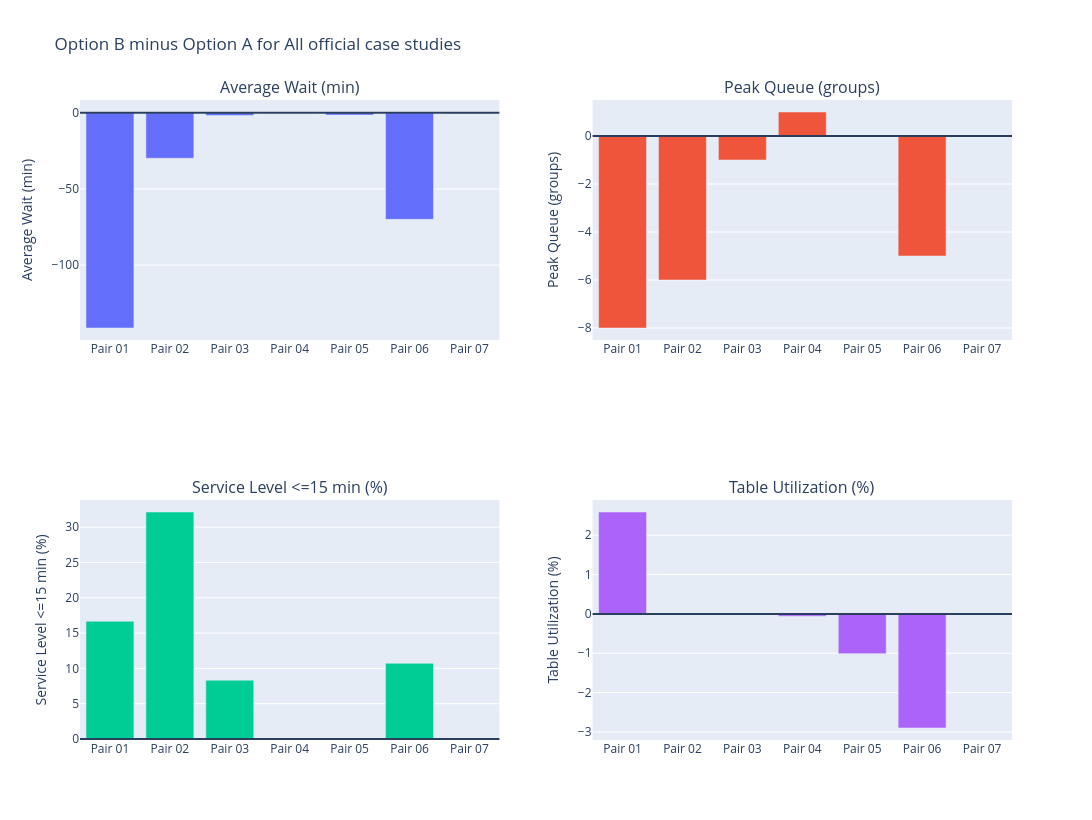

Notebook code for this chart:
### Markdown cell above
## Delta Analysis

This section focuses on the change from Option A to Option B, helping the reader understand what actually improves, worsens, or stays flat after switching policies.

### Code cell
interesting_delta_metrics = [
    "average_wait_time",
    "max_queue_length",
    "service_level_within_15_min",
    "table_utilization_overall",
]
delta_columns = ["pair", "scenario", *[metric_label(metric) for metric in interesting_delta_metrics]]

delta_rows_for_display = [
    {
        "pair": short_case_label(case_lookup[row["case_study"]]),
        "scenario": row["title"],
        **{
            metric_label(metric): format_delta_value(metric, row[metric])
            for metric in interesting_delta_metrics
        },
    }
    for row in delta_rows
]

display(render_table(delta_rows_for_display, delta_columns))

go, make_subplots, plotly_error = load_plotly()
if go is None:
    print(f"Plotly is not available in this kernel ({plotly_error}). The delta table above still shows the B minus A changes.")
else:
    delta_chart = make_subplots(
        rows=2,
        cols=2,
        subplot_titles=tuple(metric_label(metric) for metric in interesting_delta_metrics),
    )
    positions = [(1, 1), (1, 2), (2, 1), (2, 2)]
    case_labels = [short_case_label(case_lookup[row["case_study"]]) for row in delta_rows]
    for metric, (row_idx, col_idx) in zip(interesting_delta_metrics, positions):
        delta_chart.add_trace(
            go.Bar(
                name=metric_label(metric),
                x=case_labels,
                y=[scale_metric(metric, row[metric]) for row in delta_rows],
            ),
            row=row_idx,
            col=col_idx,
        )
        delta_chart.add_hline(y=0, row=row_idx, col=col_idx)
        delta_chart.update_yaxes(title_text=metric_label(metric), row=row_idx, col=col_idx)
    delta_chart.update_layout(
        title=f"Option B minus Option A for {selected_case_label}",
        height=820,
        width=1180,
        showlegend=False,
    )
    delta_chart.show()

largest_wait_gain = min(delta_rows, key=lambda row: row["average_wait_time"])
largest_service_gain = max(delta_rows, key=lambda row: row["service_level_within_15_min"])
largest_util_shift = max(delta_rows, key=lambda row: abs(row["table_utilization_overall"]))
util_direction = "increased" if largest_util_shift["table_utilization_overall"] > 0 else "decreased"

display(
    Markdown(
        "### Delta reading guide\n"
        "- For **Average Wait** and **Peak Queue**, a negative delta means Option B relieved congestion relative to Option A.\n"
        "- For **Service Level** and **Table Utilization**, a positive delta means Option B improved the outcome.\n"
        f"- The biggest wait reduction in the current selection is **{largest_wait_gain['title']}**, with a change of **{format_delta_value('average_wait_time', largest_wait_gain['average_wait_time'])}**.\n"
        f"- The strongest service-level gain appears in **{largest_service_gain['title']}**, at **{format_delta_value('service_level_within_15_min', largest_service_gain['service_level_within_15_min'])}**.\n"
        f"- The largest utilization shift appears in **{largest_util_shift['title']}**, where Option B **{util_direction}** utilization by **{format_delta_value('table_utilization_overall', largest_util_shift['table_utilization_overall'])}**."
    )
)

### Figure 1 — Plotly figure (JSON) as saved in the notebook; plotly's stock layout.template omitted (floating-point values rounded to 4 significant figures)
{"data": [{"name": "Average Wait (min)", "type": "bar", "x": ["Pair 01", "Pair 02", "Pair 03", "Pair 04", "Pair 05", "Pair 06", "Pair 07"], "xaxis": "x", "y": [-141.2, -29.89, -1.806, 0.4516, -1.567, -69.96, -0.3667], "yaxis": "y"}, {"name": "Peak Queue (groups)", "type": "bar", "x": ["Pair 01", "Pair 02", "Pair 03", "Pair 04", "Pair 05", "Pair 06", "Pair 07"], "xaxis": "x2", "y": [-8.0, -6.0, -1.0, 1.0, 0.0, -5.0, 0.0], "yaxis": "y2"}, {"name": "Service Level <=15 min (%)", "type": "bar", "x": ["Pair 01", "Pair 02", "Pair 03", "Pair 04", "Pair 05", "Pair 06", "Pair 07"], "xaxis": "x3", "y": [16.67, 32.15, 8.33, 0.0, 0.0, 10.72, 0.0], "yaxis": "y3"}, {"name": "Table Utilization (%)", "type": "bar", "x": ["Pair 01", "Pair 02", "Pair 03", "Pair 04", "Pair 05", "Pair 06", "Pair 07"], "xaxis": "x4", "y": [2.59, 0.0, 0.0, -0.06, -1.01, -2.9, 0.0], "yaxis": "y4"}], "layout": {"annotations": [{"font": {"size": 16}, "showarrow": false, "text": "Average Wait (min)", "x": 0.225, "xanchor": "center", "xref": "paper", "y": 1.0, "yanchor": "bottom", "yref": "paper"}, {"font": {"size": 16}, "showarrow": false, "text": "Peak Queue (groups)", "x": 0.775, "xanchor": "center", "xref": "paper", "y": 1.0, "yanchor": "bottom", "yref": "paper"}, {"font": {"size": 16}, "showarrow": false, "text": "Service Level <=15 min (%)", "x": 0.225, "xanchor": "center", "xref": "paper", "y": 0.375, "yanchor": "bottom", "yref": "paper"}, {"font": {"size": 16}, "showarrow": false, "text": "Table Utilization (%)", "x": 0.775, "xanchor": "center", "xref": "paper", "y": 0.375, "yanchor": "bottom", "yref": "paper"}], "height": 820, "shapes": [{"type": "line", "x0": 0, "x1": 1, "xref": "x domain", "y0": 0, "y1": 0, "yref": "y"}, {"type": "line", "x0": 0, "x1": 1, "xref": "x2 domain", "y0": 0, "y1": 0, "yref": "y2"}, {"type": "line", "x0": 0, "x1": 1, "xref": "x3 domain", "y0": 0, "y1": 0, "yref": "y3"}, {"type": "line", "x0": 0, "x1": 1, "xref": "x4 domain", "y0": 0, "y1": 0, "yref": "y4"}], "showlegend": false, "title": {"text": "Option B minus Option A for All official case studies"}, "width": 1180, "xaxis": {"anchor": "y", "domain": [0.0, 0.45]}, "xaxis2": {"anchor": "y2", "domain": [0.55, 1.0]}, "xaxis3": {"anchor": "y3", "domain": [0.0, 0.45]}, "xaxis4": {"anchor": "y4", "domain": [0.55, 1.0]}, "yaxis": {"anchor": "x", "domain": [0.625, 1.0], "title": {"text": "Average Wait (min)"}}, "yaxis2": {"anchor": "x2", "domain": [0.625, 1.0], "title": {"text": "Peak Queue (groups)"}}, "yaxis3": {"anchor": "x3", "domain": [0.0, 0.375], "title": {"text": "Service Level <=15 min (%)"}}, "yaxis4": {"anchor": "x4", "domain": [0.0, 0.375], "title": {"text": "Table Utilization (%)"}}}}
